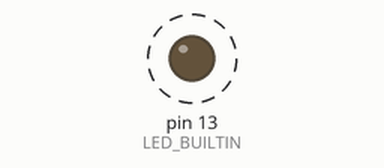
Simulated run of this sketch. Board: Arduino Uno, built with avr-gcc and run on an emulated ATmega328P. On the bench: output pins drawn as LEDs (lit = HIGH). Dashed ring = blinking. What the sketch prints to the serial monitor is not drawn.

Above: at 0.1 s.
Timing chart, 0 to 3.0 s (numbered marks = the images above):
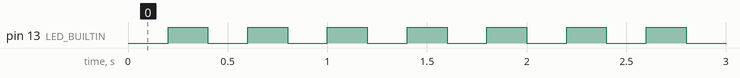

The sketch:

blink_and_print.ino
```cpp
// Variables of the blink task.
unsigned long last_blink_time;
int blink_interval = 200;
// Variables of the print task.
unsigned long last_print_time;
int print_interval = 1000;

void setup() {
  Serial.begin(115200);
  pinMode(LED_BUILTIN, OUTPUT);
  // Initialize last_time variables.
  last_blink_time = millis();
  last_print_time = millis();
}

void loop() {
  // Input for variable blink frequency.
  // blink_interval = analogRead(A0);
  // Check if it is time to run the blink task.
  if (millis() - last_blink_time >= blink_interval) {
    // Update the last blink time.
    last_blink_time += blink_interval;
    // Execute the blink task.
    digitalWrite(LED_BUILTIN, !digitalRead(LED_BUILTIN));
  }

  // Check if it is time to run the print task.
  if (millis() - last_print_time >= print_interval) {
    // Update the last print time.
    last_print_time += print_interval;
    // Execute the print task.
    Serial.println("Tick");
  }
}
```

Measured:
- by itself, pin 13 (LED_BUILTIN): alternates HIGH for 0.20 s and LOW for 0.20 s
